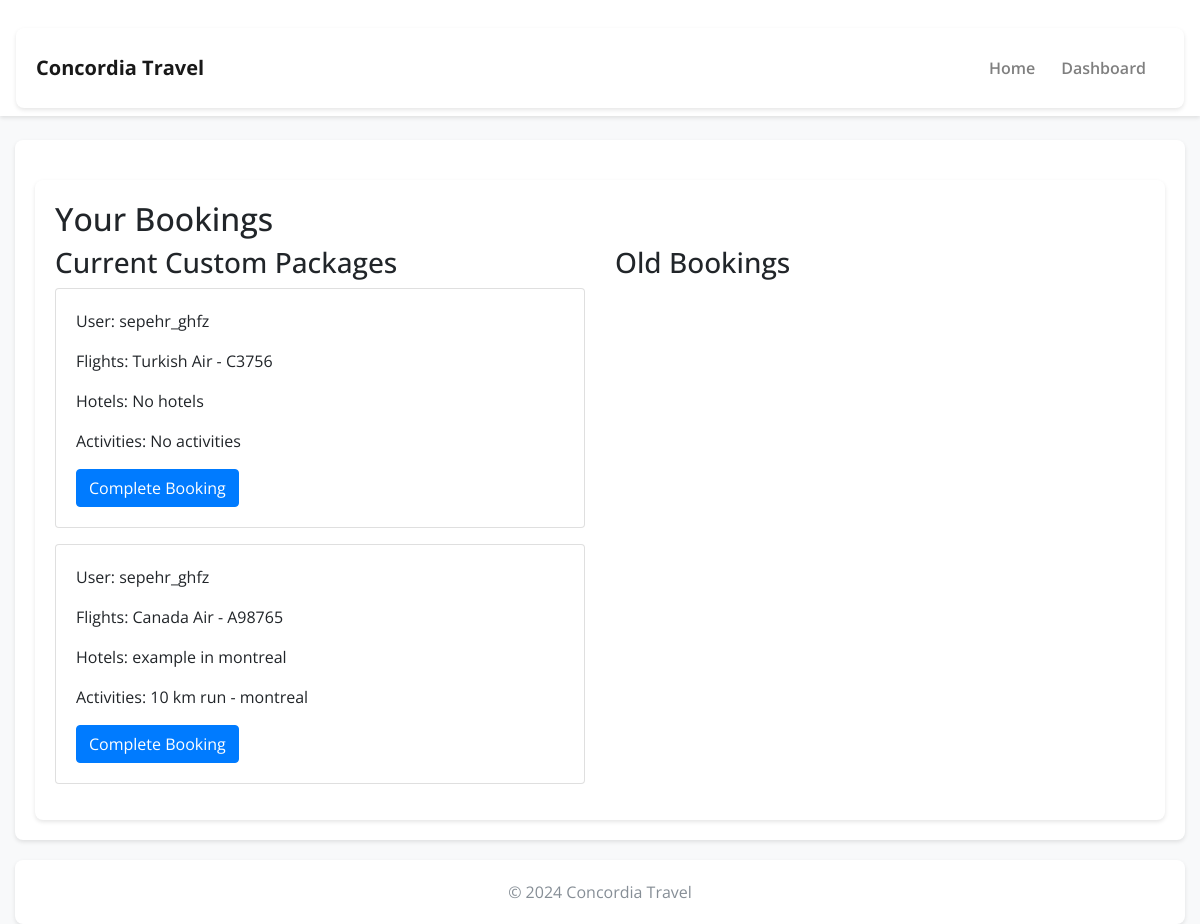
The page /booking/view_bookings/ (signed in) on the database its author committed.
### packages/models.py (models this page shows, shortened)
class CustomPackage(models.Model):
    user = models.ForeignKey(User, on_delete=models.CASCADE)
    flights = models.ManyToManyField(Flight, blank=True)
    hotels = models.ManyToManyField(Hotel, blank=True)
    activities = models.ManyToManyField(Activity, blank=True)
    is_booked = models.BooleanField(default=False)

class Flight(models.Model):
    flight_number = models.CharField(max_length=10)
    airline = models.CharField(max_length=100)
    departure_city = models.CharField(max_length=100)
    arrival_city = models.CharField(max_length=100)
    departure_time = models.DateTimeField()
    duration = models.DurationField()
    price = models.DecimalField(max_digits=10, decimal_places=2)
    description = models.TextField(blank=True, null=True)  # Allows for an optional description

class Hotel(models.Model):
    name = models.CharField(max_length=100)
    city = models.TextField(max_length=100)
    phone_number = models.CharField(max_length=15)
    price = models.DecimalField(max_digits=10, decimal_places=2)
    description = models.TextField(blank=True, null=True)  # Allows for an optional description

class Activity(models.Model):
    name = models.CharField(max_length=100)
    location = models.CharField(max_length=100)
    type = models.CharField(max_length=50)  # E.g., sightseeing, hiking, etc.
    start_time = models.DateTimeField()
    duration = models.DurationField()
    price = models.DecimalField(max_digits=10, decimal_places=2)
    description = models.TextField(blank=True, null=True)  # Allows for an optional description

### booking/views.py (the view)
# urls.py: path('view_bookings/', views.view_bookings, name='view_bookings'),
@login_required
def view_bookings(request):
    current_custom_packages = CustomPackage.objects.filter(user=request.user, is_booked=False)
    old_bookings = CustomPackage.objects.filter(user=request.user, is_booked=True)
    context = {
        'current_custom_packages': current_custom_packages,
        'old_bookings': old_bookings,
    }
    return render(request, 'booking/view_bookings.html', context)

### booking/templates/booking/view_bookings.html (shortened to what this page needs)
{% extends 'booking/base.html' %}
{% block content %}
<div class="container">
    <h2>Your Bookings</h2>
    <div class="row">
        <div class="col-md-6">
            <h3>Current Custom Packages</h3>
            {% for custom_package in current_custom_packages %}
                <div class="card mb-3">
                    <div class="card-body">
                        <p>User: {{ custom_package.user.username }}</p>
                        <p>Flights:
                            {% if custom_package.flights.exists %}
                                {% for flight in custom_package.flights.all %}
                                    {{ flight.airline }} - {{ flight.flight_number }}<br>
                                {% endfor %}
                            {% else %}
                                No flights
                            {% endif %}
                        </p>
                        <p>Hotels:
                            {% if custom_package.hotels.exists %}
                                {% for hotel in custom_package.hotels.all %}
                                    {{ hotel.name }} in {{ hotel.city }}<br>
                                {% endfor %}
                            {% else %}
                                No hotels
                            {% endif %}
                        </p>
                        <p>Activities:
                            {% if custom_package.activities.exists %}
                                {% for activity in custom_package.activities.all %}
                                    {{ activity.name }} - {{ activity.location }}<br>
                                {% endfor %}
                            {% else %}
                                No activities
                            {% endif %}
                        </p>
                        <a href="{% url 'complete_booking' custom_package.id %}" class="btn btn-primary">Complete Booking</a>
                    </div>
                </div>
            {% endfor %}
        </div>
        <div class="col-md-6">
            <h3>Old Bookings</h3>
        </div>
    </div>
</div>
{% endblock %}

### booking/templates/booking/base.html (style rules this page uses)
body { font-family: 'Open Sans', sans-serif; background-color: #f8f9fa; }
.container { background-color: #fff; box-shadow: 0 2px 4px rgba(0, 0, 0, 0.1); border-radius: 8px; padding: 20px; margin-top: 20px; }

### rows shown on the page
CustomPackage: user.username "sepehr_ghfz", shows "No hotels", shows "No activities"
Flight: airline "Turkish Air", flight_number "C3756"
CustomPackage: user.username "sepehr_ghfz"
Flight: airline "Canada Air", flight_number "A98765"
Hotel: name "example", city "montreal"
Activity: name "10 km run", location "montreal"
